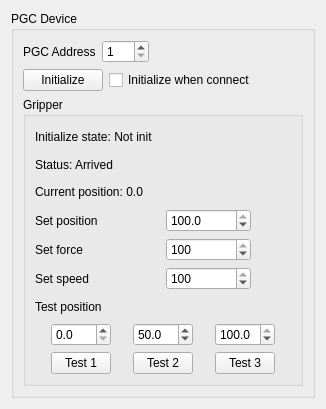
<?xml version="1.0" encoding="UTF-8"?>
<ui version="4.0">
 <class>DhPgcWidget</class>
 <widget class="QWidget" name="DhPgcWidget">
  <property name="geometry">
   <rect>
    <x>0</x>
    <y>0</y>
    <width>326</width>
    <height>409</height>
   </rect>
  </property>
  <property name="windowTitle">
   <string>Form</string>
  </property>
  <layout class="QHBoxLayout" name="horizontalLayout">
   <item>
    <widget class="QGroupBox" name="groupBox_pgc_setting">
     <property name="title">
      <string>PGC Device</string>
     </property>
     <layout class="QVBoxLayout" name="verticalLayout_3">
      <property name="bottomMargin">
       <number>9</number>
      </property>
      <item>
       <layout class="QHBoxLayout" name="horizontalLayout_3_slave_address">
        <item>
         <widget class="QLabel" name="label_rgi_address">
          <property name="text">
           <string>PGC Address</string>
          </property>
         </widget>
        </item>
        <item>
         <widget class="QSpinBox" name="spinBox_rgi_address">
          <property name="minimum">
           <number>1</number>
          </property>
          <property name="maximum">
           <number>247</number>
          </property>
          <property name="value">
           <number>1</number>
          </property>
         </widget>
        </item>
        <item>
         <spacer name="horizontalSpacer_2">
          <property name="orientation">
           <enum>Qt::Horizontal</enum>
          </property>
          <property name="sizeHint" stdset="0">
           <size>
            <width>40</width>
            <height>20</height>
           </size>
          </property>
         </spacer>
        </item>
       </layout>
      </item>
      <item>
       <layout class="QHBoxLayout" name="horizontalLayout_intialize">
        <item>
         <widget class="QPushButton" name="btn_initialize">
          <property name="text">
           <string>Initialize</string>
          </property>
         </widget>
        </item>
        <item>
         <widget class="QCheckBox" name="checkBox_auto_initialize">
          <property name="text">
           <string>Initialize when connect</string>
          </property>
         </widget>
        </item>
        <item>
         <spacer name="horizontalSpacer">
          <property name="orientation">
           <enum>Qt::Horizontal</enum>
          </property>
          <property name="sizeHint" stdset="0">
           <size>
            <width>40</width>
            <height>20</height>
           </size>
          </property>
         </spacer>
        </item>
       </layout>
      </item>
      <item>
       <widget class="QGroupBox" name="groupBox_gripper">
        <property name="title">
         <string>Gripper</string>
        </property>
        <layout class="QVBoxLayout" name="verticalLayout">
         <item>
          <widget class="QLabel" name="label_gripper_init_state">
           <property name="minimumSize">
            <size>
             <width>176</width>
             <height>0</height>
            </size>
           </property>
           <property name="text">
            <string>Initialize state: Not init</string>
           </property>
          </widget>
         </item>
         <item>
          <widget class="QLabel" name="label_gripper_status">
           <property name="text">
            <string>Status: Arrived</string>
           </property>
          </widget>
         </item>
         <item>
          <widget class="QLabel" name="label_gripper_position">
           <property name="text">
            <string>Current position: 0.0</string>
           </property>
          </widget>
         </item>
         <item>
          <layout class="QGridLayout" name="gridLayout_gripper_set">
           <item row="1" column="2">
            <widget class="QSpinBox" name="spinBox_gripper_force">
             <property name="minimum">
              <number>20</number>
             </property>
             <property name="maximum">
              <number>100</number>
             </property>
             <property name="value">
              <number>100</number>
             </property>
            </widget>
           </item>
           <item row="2" column="0">
            <widget class="QLabel" name="label_gripper_set_speed">
             <property name="text">
              <string>Set speed</string>
             </property>
            </widget>
           </item>
           <item row="0" column="0">
            <widget class="QLabel" name="label_gripper_set_position">
             <property name="text">
              <string>Set position</string>
             </property>
            </widget>
           </item>
           <item row="2" column="2">
            <widget class="QSpinBox" name="spinBox_gripper_speed">
             <property name="minimum">
              <number>1</number>
             </property>
             <property name="maximum">
              <number>100</number>
             </property>
             <property name="value">
              <number>100</number>
             </property>
            </widget>
           </item>
           <item row="1" column="0">
            <widget class="QLabel" name="label_gripper_set_force">
             <property name="text">
              <string>Set force</string>
             </property>
            </widget>
           </item>
           <item row="0" column="2">
            <widget class="QDoubleSpinBox" name="doubleSpinBox_gipper_position">
             <property name="minimumSize">
              <size>
               <width>60</width>
               <height>0</height>
              </size>
             </property>
             <property name="decimals">
              <number>1</number>
             </property>
             <property name="maximum">
              <double>100.000000000000000</double>
             </property>
             <property name="value">
              <double>100.000000000000000</double>
             </property>
            </widget>
           </item>
           <item row="0" column="3">
            <spacer name="horizontalSpacer_3">
             <property name="orientation">
              <enum>Qt::Horizontal</enum>
             </property>
             <property name="sizeType">
              <enum>QSizePolicy::Maximum</enum>
             </property>
             <property name="sizeHint" stdset="0">
              <size>
               <width>40</width>
               <height>20</height>
              </size>
             </property>
            </spacer>
           </item>
           <item row="0" column="1">
            <spacer name="horizontalSpacer_4">
             <property name="orientation">
              <enum>Qt::Horizontal</enum>
             </property>
             <property name="sizeType">
              <enum>QSizePolicy::Maximum</enum>
             </property>
             <property name="sizeHint" stdset="0">
              <size>
               <width>40</width>
               <height>20</height>
              </size>
             </property>
            </spacer>
           </item>
          </layout>
         </item>
         <item>
          <widget class="QLabel" name="label_gripper_position_test">
           <property name="text">
            <string>Test position</string>
           </property>
          </widget>
         </item>
         <item>
          <layout class="QGridLayout" name="gridLayout_gripper_test">
           <item row="1" column="0">
            <widget class="QPushButton" name="btn_gripper_test_1">
             <property name="maximumSize">
              <size>
               <width>60</width>
               <height>16777215</height>
              </size>
             </property>
             <property name="text">
              <string>Test 1</string>
             </property>
            </widget>
           </item>
           <item row="1" column="2">
            <widget class="QPushButton" name="btn_gripper_test_3">
             <property name="maximumSize">
              <size>
               <width>60</width>
               <height>16777215</height>
              </size>
             </property>
             <property name="text">
              <string>Test 3</string>
             </property>
            </widget>
           </item>
           <item row="0" column="2">
            <widget class="QDoubleSpinBox" name="doubleSpinBox_gipper_test_3">
             <property name="decimals">
              <number>1</number>
             </property>
             <property name="maximum">
              <double>100.000000000000000</double>
             </property>
             <property name="value">
              <double>100.000000000000000</double>
             </property>
            </widget>
           </item>
           <item row="1" column="1">
            <widget class="QPushButton" name="btn_gripper_test_2">
             <property name="maximumSize">
              <size>
               <width>60</width>
               <height>16777215</height>
              </size>
             </property>
             <property name="text">
              <string>Test 2</string>
             </property>
            </widget>
           </item>
           <item row="0" column="0">
            <widget class="QDoubleSpinBox" name="doubleSpinBox_gipper_test_1">
             <property name="decimals">
              <number>1</number>
             </property>
             <property name="maximum">
              <double>100.000000000000000</double>
             </property>
             <property name="value">
              <double>0.000000000000000</double>
             </property>
            </widget>
           </item>
           <item row="0" column="1">
            <widget class="QDoubleSpinBox" name="doubleSpinBox_gipper_test_2">
             <property name="decimals">
              <number>1</number>
             </property>
             <property name="maximum">
              <double>100.000000000000000</double>
             </property>
             <property name="value">
              <double>50.000000000000000</double>
             </property>
            </widget>
           </item>
          </layout>
         </item>
        </layout>
       </widget>
      </item>
     </layout>
    </widget>
   </item>
  </layout>
 </widget>
 <resources/>
 <connections/>
</ui>
